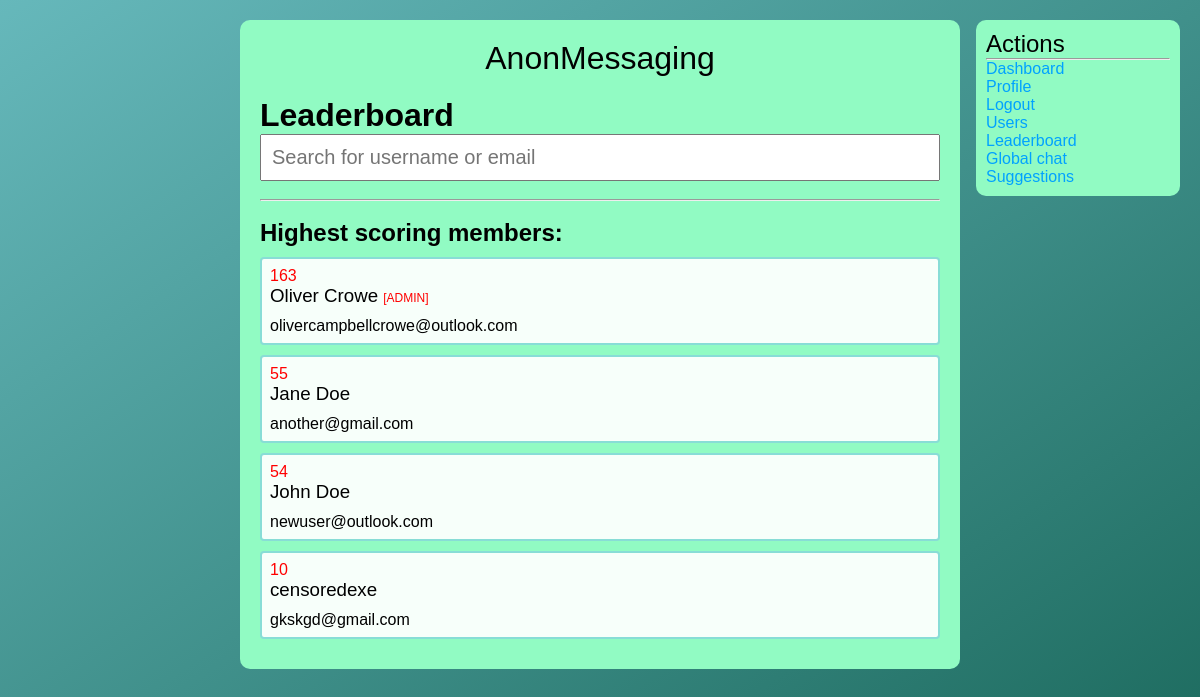
Before: /leaderboard/index.php (signed in) with the older database file.
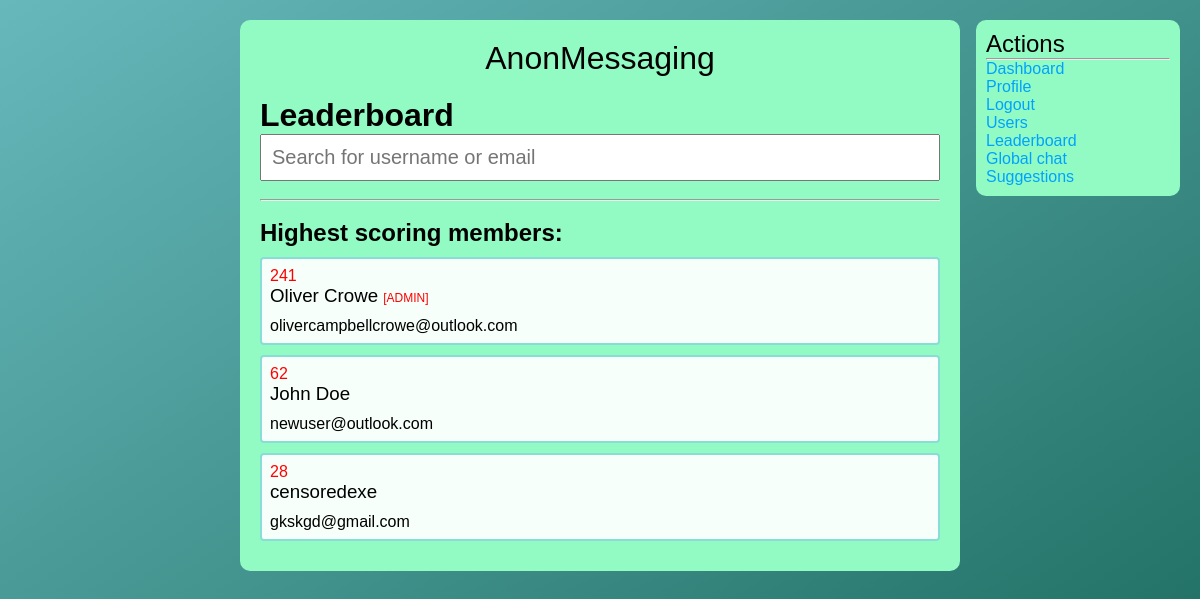
After: the same page with the newer database file.
### tables this page shows
CREATE TABLE `users` (
  `user_id` int(11) NOT NULL,
  `user_name` varchar(256) NOT NULL,
  `user_email` varchar(256) NOT NULL,
  `user_password` varchar(256) NOT NULL,
  `user_bio` longtext NOT NULL,
  `user_pfp` varchar(256) NOT NULL,
  `user_type` varchar(256) NOT NULL,
  `user_points` int(11) NOT NULL
);

### leaderboard/index.php (the view, shortened to what this page needs)
<?php
    include_once "../includes/functions.php";
?>
<!DOCTYPE html>
<html lang="en">
<head>
    <link href="../css/style.css" rel="stylesheet">
</head>
<body>
    <div class="main-column">
    <a style="color: #000;text-align:center;" href="../"><h1 style="font-weight:100;margin-bottom:20px;">AnonMessaging</h1></a>
    <h1>Leaderboard</h1>
        <form method="GET" action="search.php">
            <input class="search-bar" type="search" name="search" placeholder="Search for username or email" required>
        </form>
        <br><hr><br>
        <h2>Highest scoring members:</h2>
        <?php
            $sql = "SELECT * FROM `users` ORDER BY `user_points` DESC LIMIT 100";
            $result = mysqli_query($conn, $sql);
            while($row = mysqli_fetch_assoc($result)){
                if($row['user_type'] == "admin"){
                    $admin = True;
                }else {
                    $admin = False;
                }
                ?>
                <a style="color: #000;" href="../profile/index.php?id=<?php echo $row['user_id']; ?>">
                <div class="user_div">
                <p style="color:red;"><?php echo $row['user_points']; ?></p>
                    <h3><?php echo $row['user_name']; if($admin==True){echo " <span style='color:red;font-size:12px;'>[ADMIN]</span>";} ?></h3>
                    <p style="margin-top:10px;"><?php echo $row['user_email']; ?></p>
                </div>
                <?php
            }
        ?>
        <div class="right-column">
            <h2 style="font-weight:300;">Actions</h2>
            <hr>
            <ul>
            <li><a href="../">Dashboard</a></li>
                <li><a href="../profile/index.php?id=<?php echo $_SESSION['user_id']; ?>">Profile</a></li>
                <li><a href="../logout">Logout</a></li>
                <li><a href="../users/index.php">Users</a></li>
                <li><a href="../leaderboard/">Leaderboard</a></li>
                <li><a href="../global/">Global chat</a></li>
                <li><a href="../suggestions/">Suggestions</a></li>
            </ul>
        </div>
    </div>
</body>
</html>

Changed rows visible on the page:
removed users: user_points "55", user_name "Jane Doe", user_email "another@gmail.com"
changed users "Oliver Crowe": user_points "163" → "241"
changed users "John Doe": user_points "54" → "62"
changed users "censoredexe": user_points "10" → "28"
